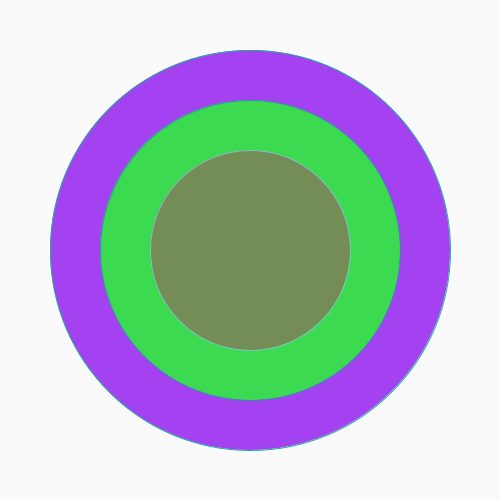
Frame 1 (no input)
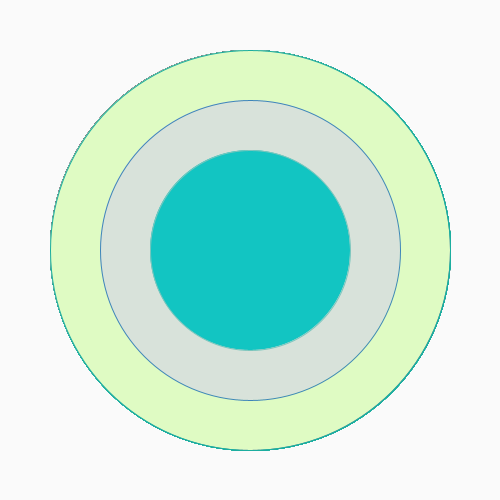
Frame 60 (the mouse pressed at the canvas centre just before this capture)
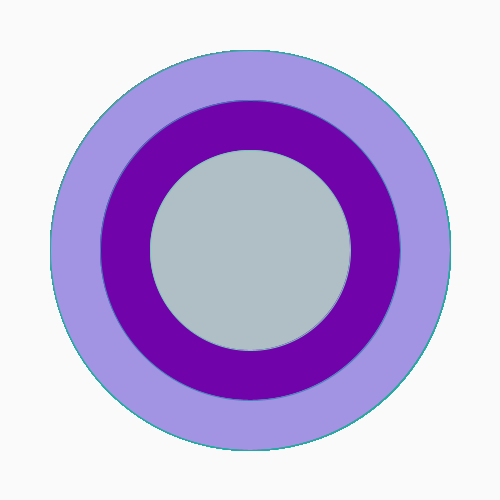
Frame 120 (the mouse held since frame 60 and released just before this capture)

The Processing sketch that drew these frames (run headless with seeded random() and noise(); from frame 60 on, the mouse is pressed at the canvas centre):

// Processing sketch: ellipse
// ── ellipse.pde
void setup() {
  size(500, 500); // window size
  background(250, 250, 250);
}

void draw() {
  // first ellipse
  // fill(#2DDECD);
  fill(random(255), random(255), random(255));
  stroke(#1CAD9F);
  ellipse(250, 250, 400, 400);

  // second ellipse
  //fill(#69BBF7);
  fill(random(255), random(255), random(255));
  stroke(#3E85B9);
  ellipse(250, 250, 300, 300);
  
  // third ellipse
  //fill(#ACF7EE);
  fill(random(255), random(255), random(255));
  stroke(#7AC6BD);
  ellipse(250,250,200,200);
}
